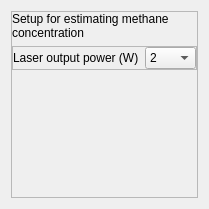
              <widget class="QWidget" name="page_setup_5">
               <layout class="QVBoxLayout" name="verticalLayout_20">
                <item>
                 <widget class="QFrame" name="frame_23">
                  <property name="frameShape">
                   <enum>QFrame::StyledPanel</enum>
                  </property>
                  <property name="frameShadow">
                   <enum>QFrame::Raised</enum>
                  </property>
                  <layout class="QVBoxLayout" name="verticalLayout_18">
                   <property name="leftMargin">
                    <number>0</number>
                   </property>
                   <property name="topMargin">
                    <number>0</number>
                   </property>
                   <property name="rightMargin">
                    <number>0</number>
                   </property>
                   <property name="bottomMargin">
                    <number>0</number>
                   </property>
                   <item>
                    <widget class="QLabel" name="label_19">
                     <property name="text">
                      <string>Setup for estimating methane 
concentration</string>
                     </property>
                    </widget>
                   </item>
                   <item>
                    <widget class="QFrame" name="frame_29">
                     <property name="frameShape">
                      <enum>QFrame::StyledPanel</enum>
                     </property>
                     <property name="frameShadow">
                      <enum>QFrame::Raised</enum>
                     </property>
                     <layout class="QGridLayout" name="gridLayout_8" columnstretch="2,1">
                      <property name="leftMargin">
                       <number>0</number>
                      </property>
                      <property name="topMargin">
                       <number>0</number>
                      </property>
                      <property name="rightMargin">
                       <number>0</number>
                      </property>
                      <property name="bottomMargin">
                       <number>0</number>
                      </property>
                      <item row="0" column="0">
                       <widget class="QLabel" name="label_62">
                        <property name="text">
                         <string>Laser output power (W)</string>
                        </property>
                       </widget>
                      </item>
                      <item row="0" column="1">
                       <widget class="QComboBox" name="comboBox_power">
                        <item>
                         <property name="text">
                          <string>2</string>
                         </property>
                        </item>
                        <item>
                         <property name="text">
                          <string>9</string>
                         </property>
                        </item>
                        <item>
                         <property name="text">
                          <string>166</string>
                         </property>
                        </item>
                       </widget>
                      </item>
                     </layout>
                    </widget>
                   </item>
                   <item>
                    <spacer name="verticalSpacer_7">
                     <property name="orientation">
                      <enum>Qt::Vertical</enum>
                     </property>
                     <property name="sizeHint" stdset="0">
                      <size>
                       <width>20</width>
                       <height>127</height>
                      </size>
                     </property>
                    </spacer>
                   </item>
                  </layout>
                 </widget>
                </item>
               </layout>
              </widget>
